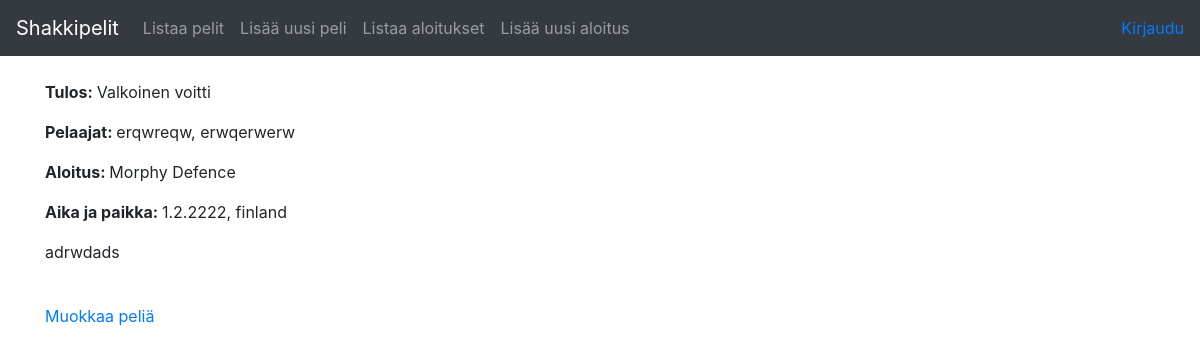
The page /games/1/view on the database as committed earlier.
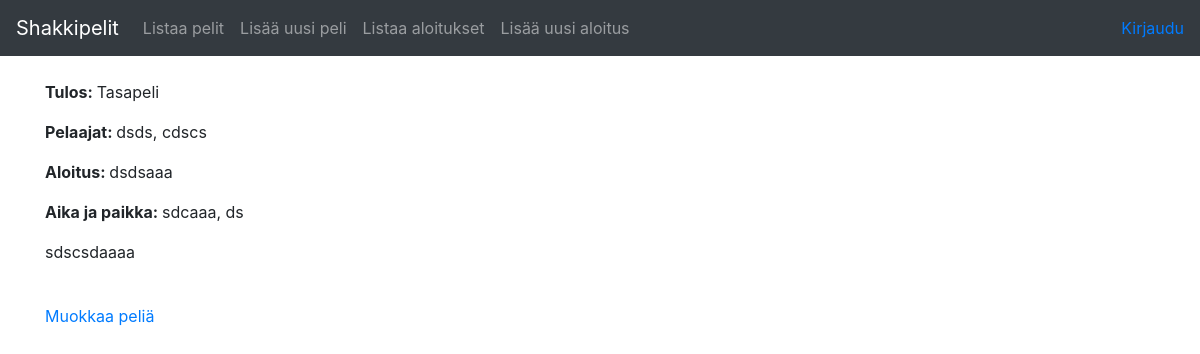
The same page on the database as committed later.
### app/games/models.py (models this page shows, shortened)
class Game(db.Model):
    id = db.Column(db.Integer, primary_key=True)
    date_created = db.Column(db.DateTime, default=db.func.current_timestamp())
    date_modified = db.Column(db.DateTime, default=db.func.current_timestamp(),
    onupdate=db.func.current_timestamp())
    white_player = db.Column(db.String(144), nullable=False)
    black_player = db.Column(db.String(144), nullable=False)
    game_date = db.Column(db.String(144), nullable=False)
    game_location = db.Column(db.String(144), nullable=True)
    result = db.Column(db.Integer, nullable=True) # 1 for white, 0 for draw, -1 for black
    opening = db.Column(db.String(144), nullable=True)
    moves = db.Column(db.String(1000), nullable=True)
    account_id = db.Column(db.Integer, db.ForeignKey('account.id'), nullable=False)

### app/games/views.py (the view)
@app.route("/games/<game_id>/view")
def game_view(game_id):
    return render_template("games/view.html", game = Game.query.get(game_id))

### app/templates/games/view.html
{% extends "layout.html" %}
{% block body %}
  <p><b>Tulos: </b>{{ 'Valkoinen voitti' if game.result == 1 else 'Musta voitti' if game.result == -1 else 'Tasapeli' }}</p>
  <p><b>Pelaajat: </b>{{ game.white_player }}, {{ game.black_player }}</p>
  <p><b>Aloitus: </b>{{ game.opening }}</p>
  <p><b>Aika ja paikka: </b>{{ game.game_date }}, {{ game.game_location }}</p>
  <p>{{ game.moves }}</p>
  <br/>
  <a href="{{ url_for('game_edit_view', game_id=game.id) }}">Muokkaa peliä</a>
{% endblock %}

Rows that differ between the two databases and show on the page:
changed Game: result "Valkoinen voitti" → "Tasapeli"; white_player "erqwreqw" → "dsds"; black_player "erwqerwerw" → "cdscs"; opening "Morphy Defence" → "dsdsaaa"; game_date "1.2.2222" → "sdcaaa"; game_location "finland" → "ds"; moves "adrwdads" → "sdscsdaaaa"
